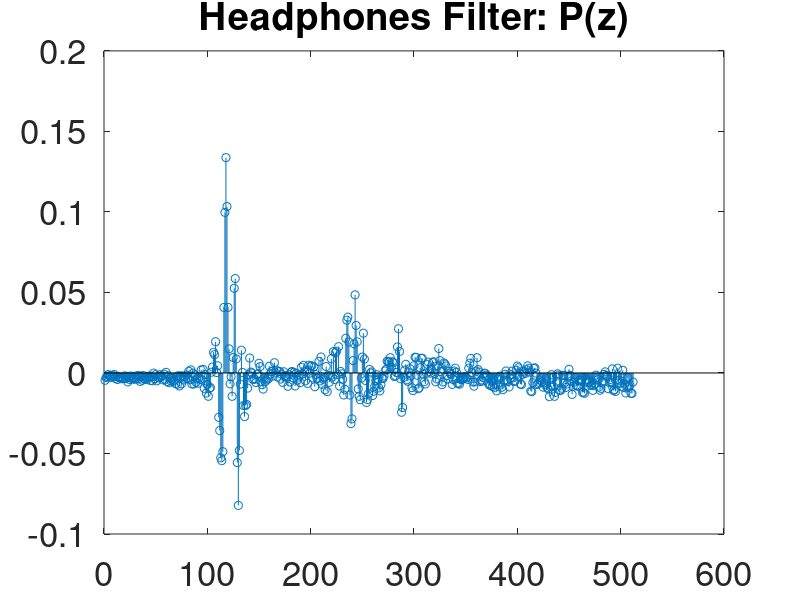
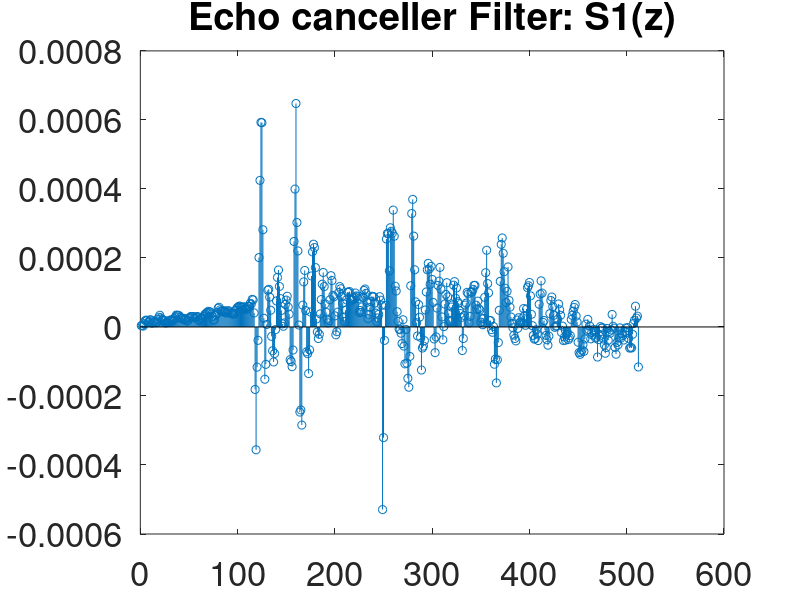
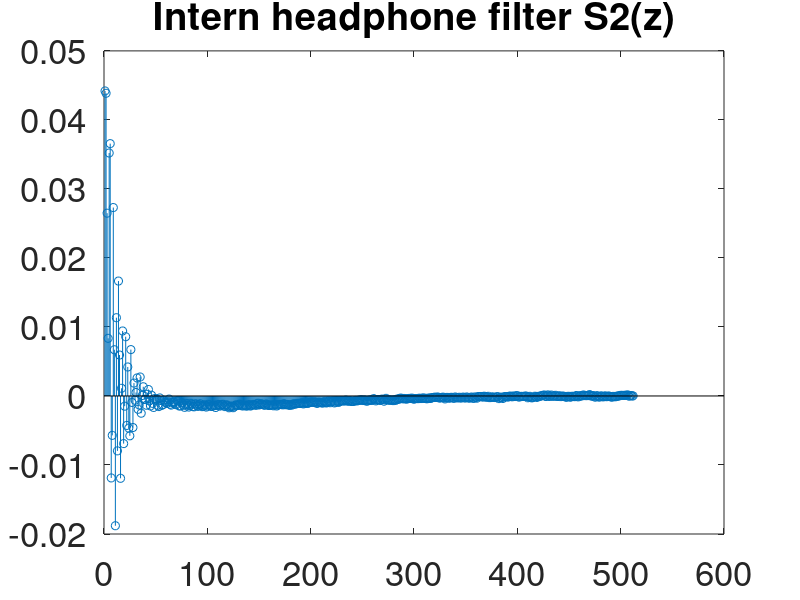
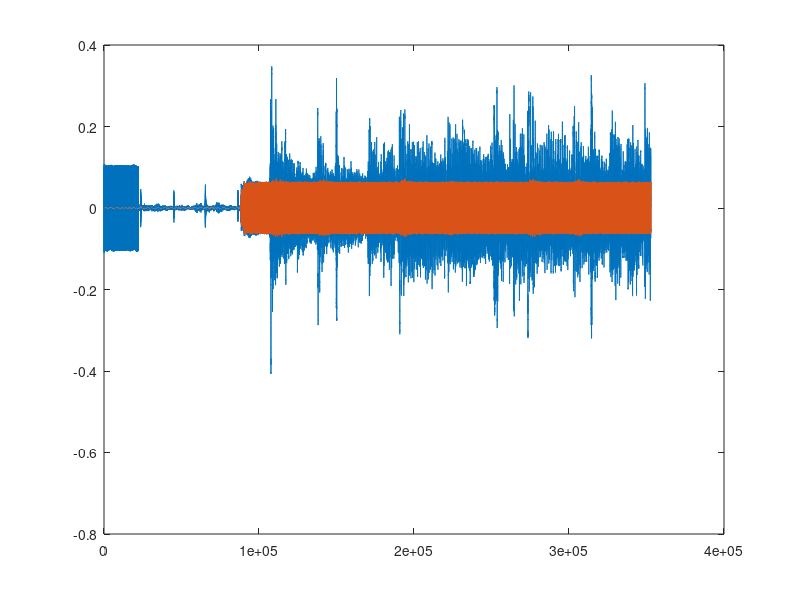

The MATLAB source for these figures, in order: (Note: this script raises an error after producing the figures.)
close all 
clear all 
dataExperiment = load('ExperimentWithMusicData23.mat');
dataFilters = load('experiment23Filters.mat');
fs = 44100 ;
% Cancel the echo from the headphones 
portion = dataExperiment.portion ;
cancellerSignal = filter(dataFilters.S1,1,portion);
cancelledSignal = dataExperiment.completeSignalRefMic - cancellerSignal ;

% Cancel the sine inside the headphones

temporary = filter (dataFilters.S2,1,cancelledSignal);
sineCancellerSignal = filter(dataFilters.P,1,temporary);
denoisedSignal = dataExperiment.completeSignalErrorMic-sineCancellerSignal ;

figure; 
stem(dataFilters.P(1:512));
set(gca,'fontSize', 25) ; 
title('Headphones Filter: P(z)')

figure; 
stem(dataFilters.S1(1:512));
set(gca,'fontSize', 25) ; 
title('Echo canceller Filter: S1(z)')

figure; 
stem(dataFilters.S2(1:512));
set(gca,'fontSize', 25) ; 
title('Intern headphone filter S2(z)')



figure ;
plot(dataExperiment.completeSignalErrorMic);
hold on 
plot(sineCancellerSignal)

       
    figure;
    subplot(2, 1, 1);
    [STFT1,F1,T1] = spectrogram(dataExperiment.completeSignalErrorMic,1024,512,1024,fs);
    imagesc(T1,F1,log10(abs(STFT1)))
    title('Listened Music with noise')
    set(gca, 'FontSize', 20) ; 
    subplot(2,1,2)
    [STFT3,F3,T3] = spectrogram(denoisedSignal,1024,512,1024,fs);
    imagesc(T3,F3,log10(abs(STFT3)))
    title('Cancelled Signal: Music witout noise')
    set(gca, 'FontSize', 20) ; 
